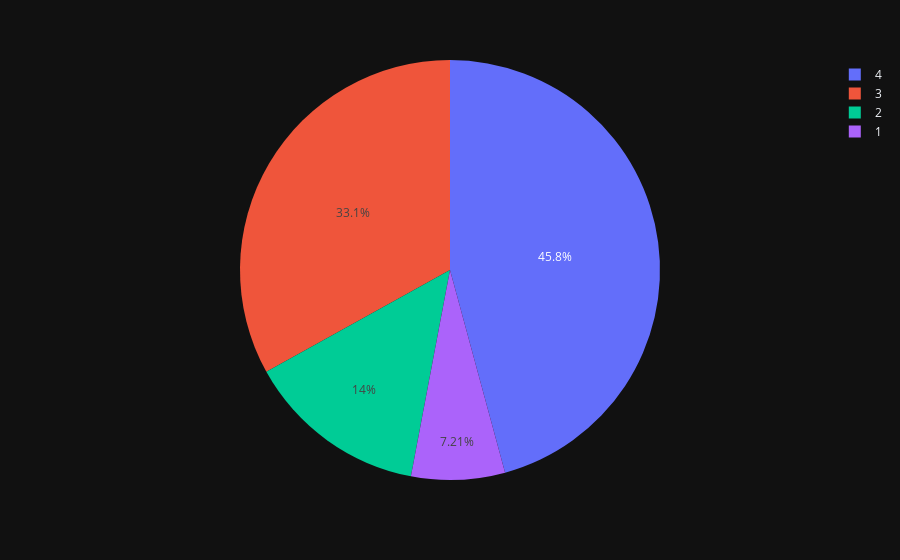

Source (notebook cell):
### Markdown cell above
On the pie chart below, i represented different percentages of job satisfaction based on salary, the chart is interactive so you can select desired level of income and view percentages of different satisfaction levels among individuals whose income is within +-500$ of the selected amount(interactive part works only on web)

i chose pie chart here because it is the best plot to depict percentages and ratios

### Code cell
drawpie(df, "JobSatisfaction")

### Figure 1 — Plotly figure (JSON) as saved in the notebook; plotly's stock layout.template omitted (floating-point values rounded to 4 significant figures; data arrays with more than 128 entries replaced by an {"elided": "..."} marker saying what was removed)
{"data": [{"domain": {"x": [0.0, 1.0], "y": [0.0, 1.0]}, "hovertemplate": "JobSatisfaction=%{value}<extra></extra>", "labels": {"elided": "1470 int values"}, "legendgroup": "", "name": "", "showlegend": true, "values": {"elided": "1470 int values"}, "type": "pie"}], "layout": {"legend": {"tracegroupgap": 0}, "margin": {"t": 60}}}
